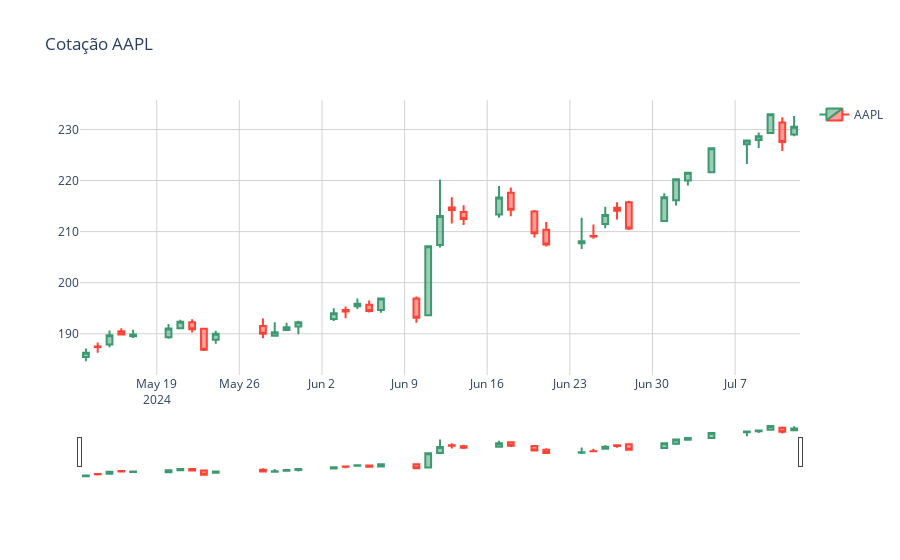

Notebook source saved alongside this figure:
### Code cell
from plotly import graph_objects
from plotly.graph_objs import Layout

layout = Layout(
    paper_bgcolor='rgba(0,0,0,0)',
    plot_bgcolor='rgba(0,0,0,0)'
)

grafico = graph_objects.Figure(
    data = [graph],
    layout_title="Cotação AAPL",
    layout=layout
)
grafico.update_xaxes(showgrid=True, gridwidth=1, gridcolor='LightGrey')
grafico.update_yaxes(showgrid=True, gridwidth=1, gridcolor='LightGrey')

grafico
